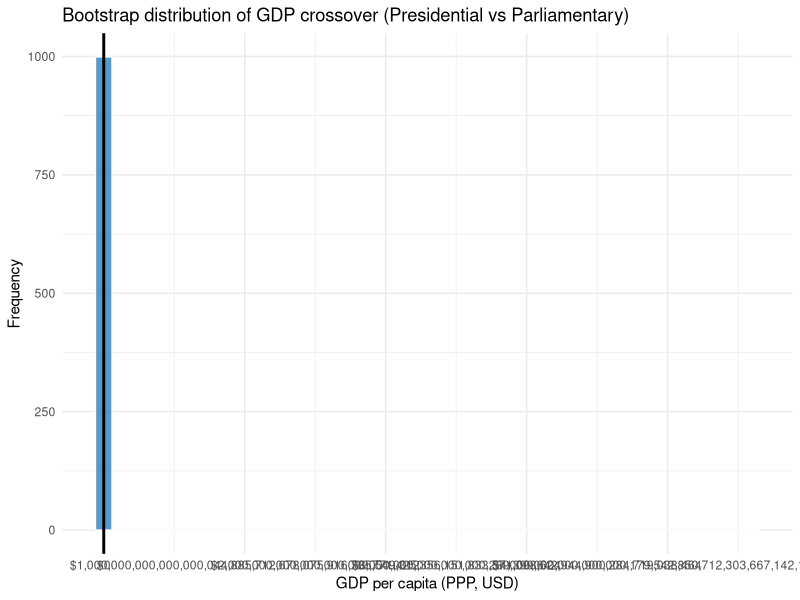

This figure's R source:
# Compute bootstrap CIs for the GDP crossover point
# Crossover where effect of Presidential relative to Parliamentary = 0

library(tidyverse)
library(here)

set.seed(2026)
out_dir <- here::here("output","robustness")
if(!dir.exists(out_dir)) dir.create(out_dir, recursive = TRUE)

# Load processed final data
final_data <- read_csv(here::here("data","02-analysis_data","stability_measures.csv")) %>%
  left_join(read_csv(here::here("data","02-analysis_data","dpi_processed.csv")) %>% distinct(iso3c, .keep_all = TRUE), by = "iso3c") %>%
  left_join(read_csv(here::here("data","02-analysis_data","gdp_processed.csv")) %>% distinct(iso3c, .keep_all = TRUE) %>% select(iso3c, log_gdp_mean), by = "iso3c") %>%
  left_join(read_csv(here::here("data","02-analysis_data","qog_processed.csv")) %>% distinct(iso3c, .keep_all = TRUE), by = "iso3c") %>%
  mutate(log_gdp = log_gdp_mean) %>%
  filter(!is.na(volatility) & !is.na(system_type) & !is.na(log_gdp))

# Formula: full model
mod_formula_full <- as.formula("volatility ~ system_type + log_gdp + system_type:log_gdp + mean_democracy + ethnic_frac")

# Fit full model on original sample
mod_full <- lm(mod_formula_full, data = final_data)
coefs <- coef(mod_full)
# Extract beta for Presidential (factor-level; name depends on factor coding)
pres_name <- "system_typePresidential"
int_name <- "system_typePresidential:log_gdp"
if(!pres_name %in% names(coefs) | !int_name %in% names(coefs)){
  stop("Expected coefficient names not found in model: check factor coding")
}
beta_pres <- coefs[pres_name]
beta_int <- coefs[int_name]

# Compute crossover in log GDP
crossover_log <- - as.numeric(beta_pres) / as.numeric(beta_int)
crossover_gdp <- exp(crossover_log)

# Bootstrap
B <- 1000
n <- nrow(final_data)
results <- tibble(rep = integer(), crossover_log = double(), crossover_gdp = double())

for(b in seq_len(B)){
  idx <- sample(seq_len(n), size = n, replace = TRUE)
  dfb <- final_data[idx, ]
  modb <- try(lm(mod_formula_full, data = dfb), silent = TRUE)
  if(inherits(modb, "try-error")) next
  cb <- coef(modb)
  if(!(pres_name %in% names(cb)) | !(int_name %in% names(cb))) next
  beta_pres_b <- cb[pres_name]
  beta_int_b <- cb[int_name]
  # avoid division by zero
  if(is.na(beta_int_b) | beta_int_b == 0) next
  cross_log_b <- - as.numeric(beta_pres_b) / as.numeric(beta_int_b)
  results <- results %>% add_row(rep = b, crossover_log = cross_log_b, crossover_gdp = exp(cross_log_b))
}

# Summarize
ci_log <- quantile(results$crossover_log, probs = c(0.025, 0.5, 0.975), na.rm = TRUE)
ci_gdp <- quantile(results$crossover_gdp, probs = c(0.025, 0.5, 0.975), na.rm = TRUE)
summary_txt <- paste0(
  "Crossover (log GDP): median = ", round(ci_log[2],3), ", 95% CI = [", round(ci_log[1],3), ", ", round(ci_log[3],3), "]\n",
  "Crossover (GDP, PPP): median = $", round(ci_gdp[2],0), ", 95% CI = [$", round(ci_gdp[1],0), ", $", round(ci_gdp[3],0), "]\n",
  "Original point estimate (GDP): $", round(crossover_gdp,0), " (log = ", round(crossover_log,3), ")\n",
  "Bootstrap draws (successful): ", nrow(results), " (out of ", B, ")"
)

writeLines(summary_txt, con = file.path(out_dir, "crossover_summary.txt"))
write_csv(results, file.path(out_dir, "crossover_bootstrap.csv"))

# Plot distribution and CI
library(ggplot2)
plt <- ggplot(results, aes(x = crossover_gdp)) +
  geom_histogram(bins = 40, fill = "#2c7fb8", color = "white", alpha = 0.8) +
  geom_vline(xintercept = ci_gdp[c(1,3)], color = "red", linetype = "dashed") +
  geom_vline(xintercept = ci_gdp[2], color = "black", size = 1) +
  scale_x_continuous(labels = scales::dollar_format(prefix = "$", accuracy = 1)) +
  theme_minimal() +
  labs(title = "Bootstrap distribution of GDP crossover (Presidential vs Parliamentary)",
       x = "GDP per capita (PPP, USD)", y = "Frequency")

ggsave(file.path(out_dir, "crossover_ci.png"), plt, width = 7, height = 4)

cat(summary_txt)
message("Bootstrap crossover complete. Outputs written to: ", out_dir)
